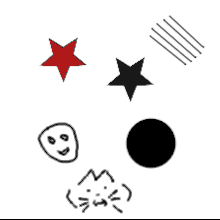
#> input picture images/test.png, 220 x 220 px
$ python script.py   (Python 2 division)   (older library calls are emulated)
#> lines starting #> are read from the running program, lines starting #| are printed output that depends on the picture; after the words box and inside, x2 and y2 are one past the last pixel; in counts of white or black regions, pixels touching at a corner belong together
### alg.py
import numpy as np
from math import hypot
from scipy.spatial import distance

np.set_printoptions(precision=2)


class Point(object):
    def __init__(self, x, y):
        self.x = x
        self.y = y
        self.parent = None
        self.child = None
        self.processed = False

    def to(self, other):
        return hypot(self.x-other.x, self.y-other.y)

    def __repr__(self):
        return "P({}, {})".format(self.x, self.y)

    def __eq__(self, other):
        return self.x == other.x and self.y == other.y

    def has_parent(self):
        return self.parent is not None

    def has_child(self):
        return self.child is not None

    # def processed(self):
    #     return self.has_parent() and self.has_child()


def closest(p0, pts):
    # print ">> Looking closest of", p0
    # print ">> From list", pts
    x = map(lambda p: p.x, pts)
    y = map(lambda p: p.y, pts)
    pts_array = np.array([x, y]).T
    dists = distance.cdist([(p0.x, p0.y)], pts_array)
    # print ">> Distances:", dists[0]
    idx = dists.argmin()
    return pts[idx], dists.flatten()[idx]


def link(current_point, point_list, distance_threshold=1.0, link_list=[]):
    # print "+ Current point: {}".format(current_point)
    # print "+ PointList {}".format(point_list)
    if current_point.processed:
        # stop if we encounter an already processed point
        return link_list
    else:
        current_point.processed = True
    if len(point_list) == 0:
        return link_list
    # copy list
    point_list_copy = point_list[:]
    # remove current point
    point_list_copy.remove(current_point)
    # and add to link list
    link_list.append(current_point)
    # find closest point and distance
    c, d = closest(current_point, point_list_copy)
    # print "+ Closest: {}({})".format(c, d)
    if d <= distance_threshold:
        return link(c, point_list_copy, distance_threshold, link_list)
    return link_list


def find_links(points, distance_threshold=1):
    links = []
    for i, p in enumerate(points):
        # print "---"
        # print "Processing", i, p,
        if p.processed:
            # print "already done"
            continue
        l = []
        res = link(p, points, distance_threshold, l)
        p.processed = True
        links.append(res)
    return links


# [7 lines that do not run on import are left out]

### bezier.py
import numpy as np
from scipy.misc import comb

def bernstein_poly(i, n, t):
    """
     The Bernstein polynomial of n, i as a function of t
    """

    return comb(n, i) * ( t**(n-i) ) * (1 - t)**i


def bezier_curve(points, nTimes=1000):
    """
       Given a set of control points, return the
       bezier curve defined by the control points.

       points should be a list of lists, or list of tuples
       such as [ [1,1],
                 [2,3],
                 [4,5], ..[Xn, Yn] ]
        nTimes is the number of time steps, defaults to 1000

        See http://processingjs.nihongoresources.com/bezierinfo/
    """

    nPoints = len(points)
    xPoints = np.array([p.x for p in points])
    yPoints = np.array([p.y for p in points])

    t = np.linspace(0.0, 1.0, nTimes)

    polynomial_array = np.array([ bernstein_poly(i, nPoints-1, t) for i in range(0, nPoints)   ])

    xvals = np.dot(xPoints, polynomial_array)
    yvals = np.dot(yPoints, polynomial_array)

    return xvals, yvals


# [15 lines that do not run on import are left out]

### script.py
import numpy as np
import cv2
from skimage.measure import approximate_polygon, find_contours
import turtle
from alg import find_links, Point
from matplotlib import pyplot as plt
from bezier import bezier_curve


def turtle_contour(c):
    turtle.up()
    for (x, y) in c:
        turtle.goto(y, x)
        turtle.down()
    turtle.up()


def edges_to_lines(e):
    for x, y in zip(*np.nonzero(e)):
        turtle.goto(y, x)


def imfill(im_in):
    # Threshold.
    # Set values equal to or above 220 to 0.
    # Set values below 220 to 255.

    th, im_th = cv2.threshold(im_in, 220, 255, cv2.THRESH_BINARY_INV);

    # Copy the thresholded image.
    im_floodfill = im_th.copy()

    # Mask used to flood filling.
    # Notice the size needs to be 2 pixels than the image.
    h, w = im_th.shape[:2]
    mask = np.zeros((h+2, w+2), np.uint8)

    # Floodfill from point (0, 0)
    cv2.floodFill(im_floodfill, mask, (0,0), 255);

    # Invert floodfilled image
    im_floodfill_inv = cv2.bitwise_not(im_floodfill)

    # Combine the two images to get the foreground.
    im_out = im_th | im_floodfill_inv

    return im_out

# Load image
image_path = "images/test.png"
img = cv2.imread(image_path, 0)
#> img: shape (220, 220); min 0, max 255, mean 232
cv2.imshow('Original Image', img)
print img.shape
#| (220, 220)

# Find Contours
edges = cv2.Canny(img, 127, 255, apertureSize=3)
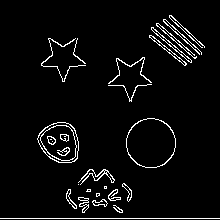
#> edges: shape (220, 220); 4.4% white in thin lines or dots
cv2.imshow('Edges', edges)

# Find Contours with skimage
contours = find_contours(edges, 0)
#> contours = 387 point arrays, longest 220 points
print "Contours length:", len(contours)
#| Contours length: 387
# print "First Contour:", contours[0]
# for c in contours:
#     turtle_contour(c)

# Fill holes
edges_fill = imfill(img)
#> in imfill, `th, im_th = cv2.threshold(im_in, 220, 255, cv2.THRESH_BINARY_INV);`:
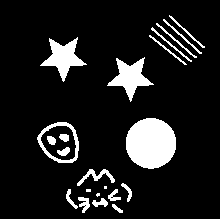
#> im_th: shape (220, 220); 11.9% white; 23 white regions (3 under 20 px), largest, box (x1, y1, x2, y2) and area: (126, 118, 176, 169) 2020, (107, 57, 154, 102) 837, (40, 37, 87, 82) 833
#> in imfill, `cv2.floodFill(im_floodfill, mask, (0,0), 255);`:
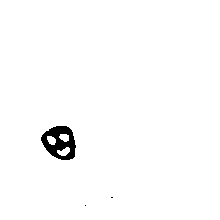
#> im_floodfill: shape (220, 220); 98.5% white; 3 black regions (2 under 20 px), largest, box (x1, y1, x2, y2) and area: (41, 126, 76, 160) 701
#> in imfill, `im_out = im_th | im_floodfill_inv`:
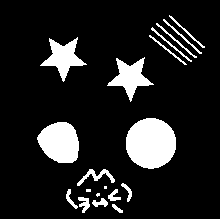
#> im_out: shape (220, 220); 13.3% white; 20 white regions (3 under 20 px), largest, box (x1, y1, x2, y2) and area: (126, 118, 176, 169) 2020, (37, 122, 79, 163) 1318, (107, 57, 154, 102) 837
cv2.imshow('filled edges', edges_fill)
# Get coordinates of all non-zero values from the edge result
x, y = np.nonzero(edges)
#> x = 2112 values from 15 to 218; y = 2112 values, max 219 at index 2111, min 0 at index 1892, mean 115.6
points = map(lambda x: Point(*x), zip(x, y))
#> in __init__, `self.x = x`: self.x = 15
#> in __init__, `self.y = y`: self.y = 169
#> points = 2112 items
paths = find_links(points, 10)
#> the loop in find_links, `for i, p in enumerate(points): # print "---" # print "Processing", i, p,` made 2112 passes
#> p.processed on pass 1: True
#> after the loop in find_links, `for i, p in enumerate(points):`: links = 19 items
#> paths = 19 items
print "Found", len(paths), "paths"
#| Found 19 paths
# [7 lines of commented-out code are left out]

for path in paths:
    xvals, yvals = bezier_curve(path, nTimes=1000)
    plt.plot(yvals, -xvals)
#> this loop made 19 passes
#> nPoints in bezier_curve on passes 1, 2, 3, 10, 11, 12, 13, 14, 15, 16, 17, 18: 503, 185, 189, 180, 327, 44, 132, 102, 64, 54, 77, 29
#> (nPoints in bezier_curve, xPoints in bezier_curve, yPoints in bezier_curve) on passes 4 to 9: (1, [58], [194]), (1, [58], [195]), (1, [63], [186]), (1, [64], [186]), (1, [101], [129]), (1, [101], [131])
#> pass 1, in bezier_curve, `polynomial_array = np.array([ bernstein_poly(i, nPoints-1, t) for i in..`:
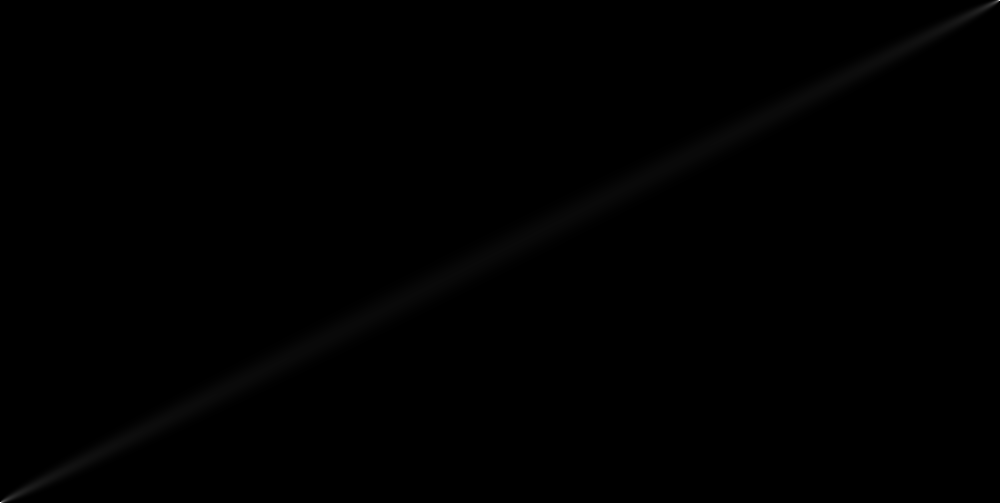
#> polynomial_array: shape (503, 1000) float64; min 0, max 1, mean 0.00199
#> pass 2, in bezier_curve (call 2), `polynomial_array = np.array([ bernstein_poly(i, nPoints-1, t) for i in..`:
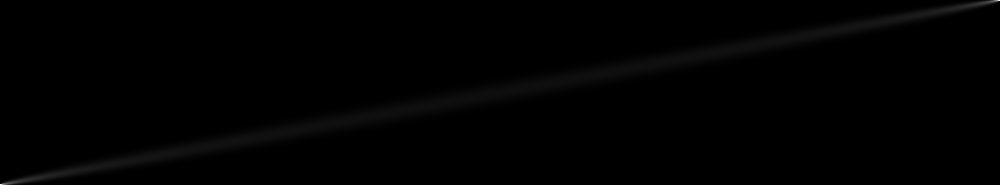
#> polynomial_array: shape (185, 1000) float64; min 0, max 1, mean 0.00541

# Wait for display
cv2.waitKey()

plt.show()
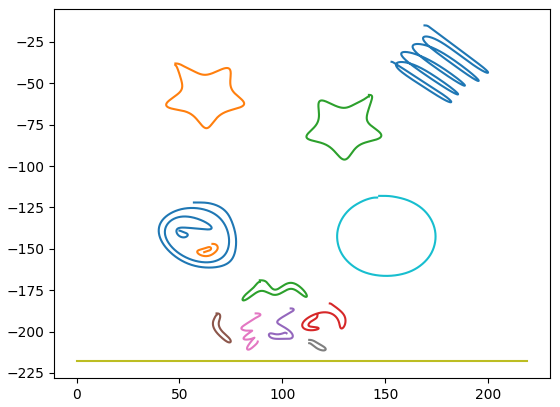
#> figure drawn by matplotlib, 1 panel
print 'Done'
